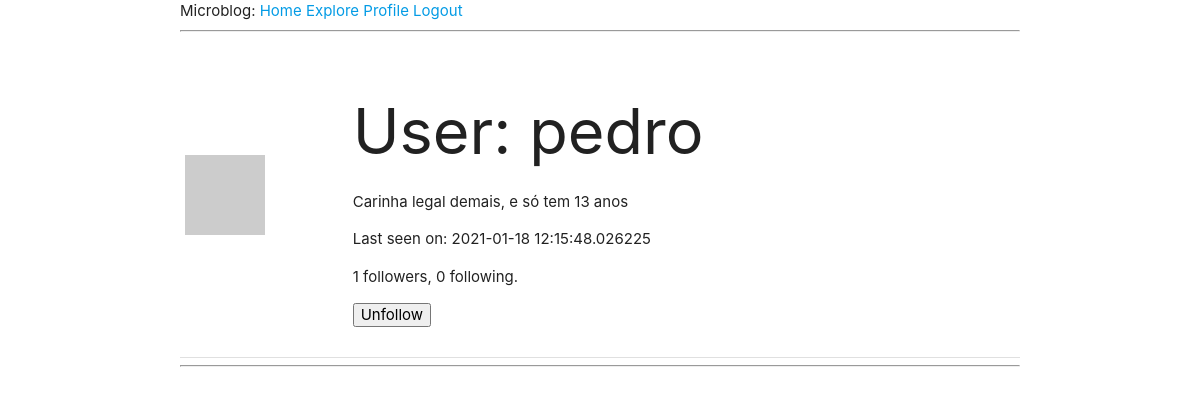
/user/pedro (signed in), run on an earlier commit of the app's database.
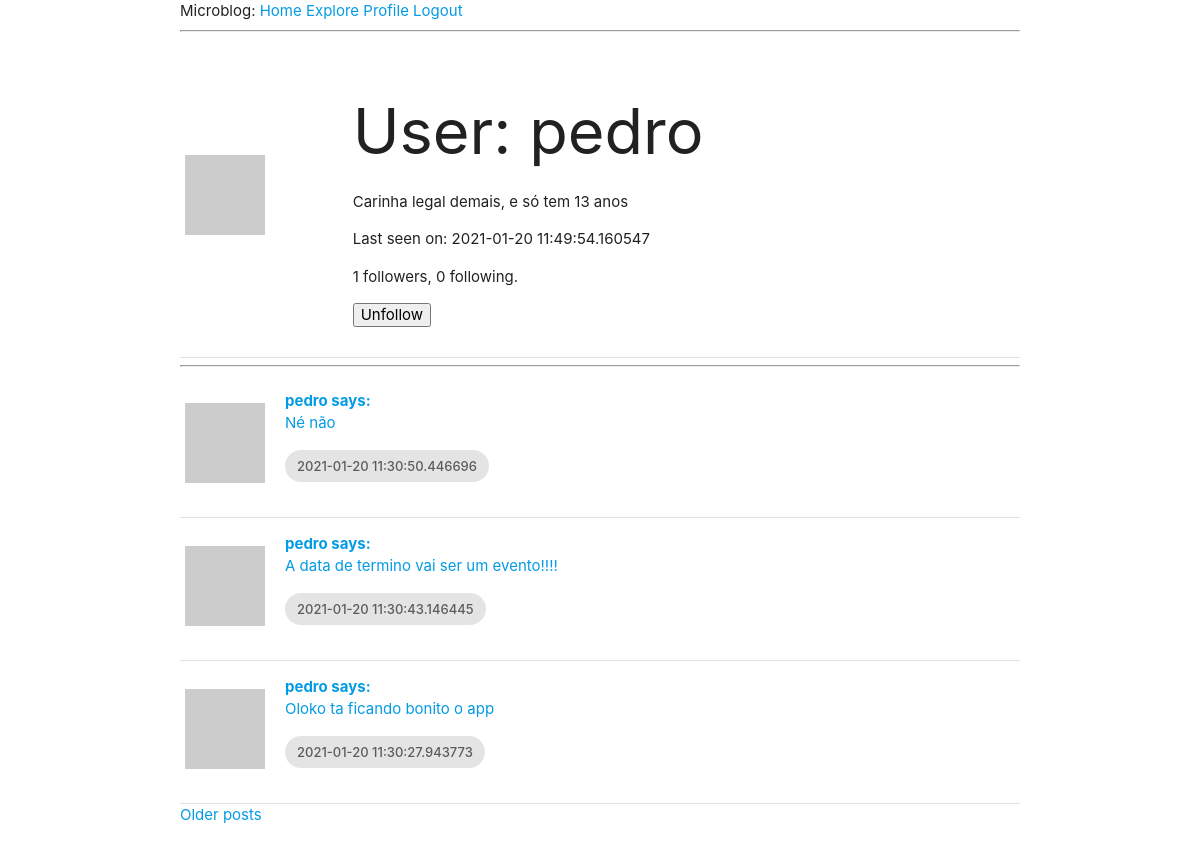
And on a later commit of the database.
### app/models.py (models this page shows, shortened)
class User(UserMixin, db.Model):
    id = db.Column(db.Integer, primary_key=True)
    username = db.Column(db.String(64), index=True, unique=True)
    email = db.Column(db.String(120), index=True, unique=True)
    password_hash = db.Column(db.String(128))
    posts = db.relationship('Post', backref='author', lazy='dynamic')
    about_me = db.Column(db.String(140))
    last_seen = db.Column(db.DateTime, default=datetime.utcnow)
    followed = db.relationship(
        'User', secondary=followers,
        primaryjoin=(followers.c.follower_id == id),
        secondaryjoin=(followers.c.followed_id == id),
        backref=db.backref('followers', lazy='dynamic'), lazy='dynamic'
    )
    def avatar(self, size):
        digest = md5(self.email.lower().encode('utf-8')).hexdigest()
        return 'https://www.gravatar.com/avatar/{}?d=identicon&s={}'.format(digest, size)
    def is_following(self, user):
        return self.followed.filter(
            followers.c.followed_id == user.id).count() > 0

class Post(db.Model):
    id = db.Column(db.Integer, primary_key=True)
    body = db.Column(db.String(140))
    timestamp = db.Column(db.DateTime, index=True, default=datetime.utcnow)
    user_id = db.Column(db.Integer, db.ForeignKey('user.id'))

### app/routes.py (the view)
@app.route('/user/<username>')
@login_required
def user(username):
    user = User.query.filter_by(username=username).first_or_404()
    page = request.args.get('page', 1, type=int)
    posts = user.posts.order_by(Post.timestamp.desc()).paginate(
        page, app.config['POSTS_PER_PAGE'], False
    )
    next_url = url_for('user', username=user.username, page=posts.next_num) \
        if posts.has_next else None
    prev_url = url_for('user', username=user.username, page=posts.prev_num) \
        if posts.has_prev else None
    form = EmptyForm()
    return render_template('user.html', user=user, posts=posts.items, form=form, next_url=next_url, prev_url=prev_url)

### app/forms.py
class EmptyForm(FlaskForm):
    submit = SubmitField('Submit')

### app/models.py (called while the page is built)
@login.user_loader
def load_user(id):
    return User.query.get(int(id))

### app/routes.py (called while the page is built)
@app.before_request
def before_request():
    if current_user.is_authenticated:
        current_user.last_seen = datetime.utcnow()
        db.session.commit()

### app/templates/user.html (shortened to what this page needs)
{% extends "base.html" %}
{% block content %}
    <table>
        <tr valign="top">
            <td><img src="{{ user.avatar(128) }}"</td>
            <td>
                <h1>User: {{ user.username }}</h1>
                {% if user.about_me %}<p>{{ user.about_me }}</p>{% endif %}
                {% if user.last_seen %}<p>Last seen on: {{ user.last_seen }}</p>{% endif %}
                <p>{{ user.followers.count() }} followers, {{ user.followed.count() }} following.</p>
                {% if user == current_user %}
                    <p><a href="{{ url_for('edit_profile') }}">Edit your profile</a></p>
                    {% else %}
                    <p>
                        <form action="{{ url_for('unfollow', username=user.username) }}" method="post">
                            {{ form.submit(value='Unfollow') }}
                        </form>
                    </p>
                    {% endif %}
            </td>
        </tr>
    </table>
    <hr>
    {% for post in posts %}
        {% include '_post.html' %}
    {% endfor %}
    {% if next_url %}
    <a href="{{ next_url }}">Older posts</a>
    {% endif %}
{% endblock %}

### app/templates/base.html (shortened to what this page needs)
<!DOCTYPE html>
  <html>
    <head>
      <link rel="stylesheet" href="https://cdnjs.cloudflare.com/ajax/libs/materialize/1.0.0/css/materialize.min.css">
    </head>
    <body>
        <div class="container">
            <div class="row">
                <div>Microblog:
                    <a href="{{ url_for('index') }}">Home</a>
                    <a href="{{ url_for('explore') }}">Explore</a>
                    {% if current_user.is_anonymous %}
                    <a href="{{ url_for('login') }}">Login</a>
                    {% else %}
                    <a href="{{ url_for('user', username=current_user.username) }}">Profile</a>
                    <a href="{{ url_for('logout') }}">Logout</a>
                    {% endif %}
                </div>
                <hr>
                {% block content %}{% endblock %}
            </div>
        </div>
        </body>
</html>

### app/templates/_post.html
<table class="highlight">
    <tr valign="top">
        <td width="100"><img src="{{ post.author.avatar(36) }}"></td>
        <td align="left">
            <a href="{{ url_for('user', username=post.author.username) }}">
                <b>{{ post.author.username }} says:</b><br>{{ post.body }}
            </a>
            <p><span class="chip">{{ post.timestamp }}</span></p>
        </td>
    </tr>
</table>

What changed in the data, as far as the page shows it:
changed User "pedro": last_seen "2021-01-18 12:15:48.026225" → "2021-01-20 11:49:54.160547"
added Post: author.username "pedro", body "Né não", timestamp "2021-01-20 11:30:50.446696"
added Post: author.username "pedro", body "A data de termino vai ser um evento!!!!", timestamp "2021-01-20 11:30:43.146445"
added Post: author.username "pedro", body "Oloko ta ficando bonito o app", timestamp "2021-01-20 11:30:27.943773"
Also different on the page:
text now shown: "Older posts"
